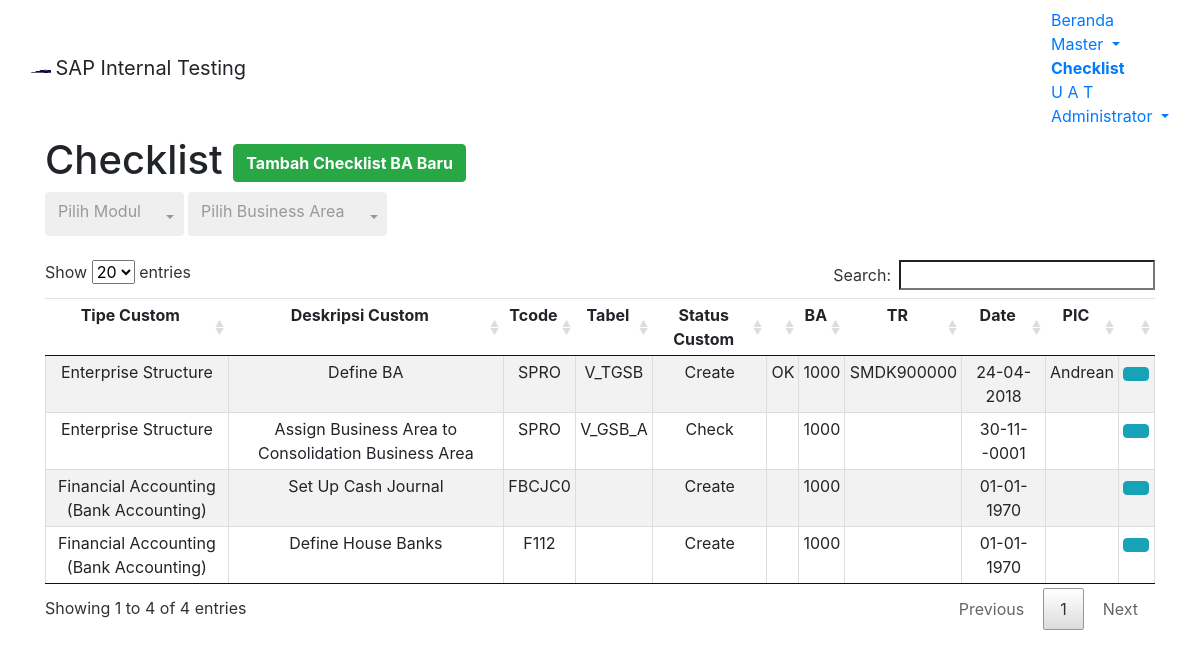
Screenshot of /module/home/checklist.php (signed in) with the database file from the repository.
### tables this page shows
CREATE TABLE `v_check` (
  `id` int(11) NOT NULL,
  `ctype` varchar(45) NOT NULL,
  `ctypedesc` varchar(255) NOT NULL,
  `ctcode` varchar(45) NOT NULL,
  `ctable` varchar(45) DEFAULT NULL,
  `cstat` varchar(45) NOT NULL,
  `cmodul` varchar(45) NOT NULL,
  `vcheck` varchar(45) DEFAULT NULL,
  `vcba` int(11) NOT NULL,
  `vctransreqs` varchar(45) DEFAULT NULL,
  `vcdate` date DEFAULT NULL,
  `vcpic` varchar(45) DEFAULT NULL
);

### module/home/checklist.php (the view, shortened to what this page needs)
<!DOCTYPE html>
<?php
	$root = "../../";
?>
 <html lang="en-US">
<head>
<link href="<?php echo $root; ?>assets/css/bootstrap.min.css" rel="stylesheet">
<link href="<?php echo $root; ?>assets/datatables/media/css/jquery.dataTables.min.css" rel="stylesheet">
<link href="<?php echo $root; ?>assets/bs-select/css/bootstrap-select.min.css" rel="stylesheet">
<body>
	<nav class="navbar navbar-default">
	  <div class="container-fluid">
		<div class="navbar-header">
		  <img alt="Samator" class="navbar-text" src="<?php echo $root; ?>assets/images/s-logo.png" width="20" height="20">
		  <a class="navbar-brand">SAP Internal Testing</a>
		</div>
		<ul class="nav navbar-nav navbar-right">
			<li><a href="<?php echo $root; ?>module/home/home.php">Beranda</a></li>
			<li class="dropdown">
				<a class="dropdown-toggle" data-toggle="dropdown" href="#">Master
				<span class="caret"></span></a>
			</li>
			<li class="active"><a href="<?php echo $root; ?>module/home/checklist.php"><b>Checklist</b></a></li>
			<li><a href="<?php echo $root; ?>module/home/uat.php">U A T</a></li>
			<li class="dropdown">
				<a class="dropdown-toggle" data-toggle="dropdown" href="#"><span class="glyphicon glyphicon-user" aria-hidden="true"></span>
				<?php echo $_SESSION["longname"]; ?>
				<span class="caret"></span></a>
			</li>
		</ul>
	  </div>
	</nav>
	<div class="container container-fluid">
		<h1>Checklist
			<button type="button" class="btn btn-success pull-right" data-toggle="modal" data-target="#modalAddCL"><span class="glyphicon glyphicon-plus"></span> <b>Tambah Checklist BA Baru</b></button>
		</h1>
	</div>
	<?php if ($_SESSION['modul']=="ABAP" || $_SESSION['modul']=="BASIS") { ?>
	<div class="container container-fluid">
	<?php } else {
		?> <div class="container container-fluid">
		<?php
	} ?>
	</div><br>
	<div class="container container-fluid">
		<table id="tableChecklist" class="table table-hover text-center table-striped compact cell-border">
			<thead>
				<tr>
					<td class="col-md-2"><b>Tipe Custom</b></td>
					<td class="col-md-3"><b>Deskripsi Custom</b></td>
					<td><b>Tcode</b></td>
					<td><b>Tabel</b></td>
					<td><b>Status Custom</b></td>
					<td><b><span class="glyphicon glyphicon-ok"></span></b></td>
					<td><b>BA</b></td>
					<td><b>TR</b></td>
					<td><b>Date</b></td>
					<td><b>PIC</b></td>
					<td></td>
				</tr>
			</thead>
			<tbody>
			<?php
				$con = mysqli_connect("localhost","root","","saptest");
				if ($_SESSION['modul']=="ABAP" || $_SESSION['modul']=="BASIS")
				{
					$query = "SELECT * FROM v_check";
				}
				else
				{
					$query = "SELECT * FROM v_check WHERE cmodul='$_SESSION[modul]'";
				}
				$result = mysqli_query($con,$query);
				while($row = mysqli_fetch_array($result,MYSQLI_ASSOC))
				{
					echo "<tr>";
						echo "<td style:'border=1px solid black'>".$row['ctype']."</td>";
						echo "<td style:'border=1px solid black'>".$row['ctypedesc']."</td>";
						echo "<td style:'border=1px solid black'>".$row['ctcode']."</td>";
						echo "<td style:'border=1px solid black'>".$row['ctable']."</td>";
						echo "<td style:'border=1px solid black'>".$row['cstat']."</td>";
						echo "<td style:'border=1px solid black'>".$row['vcheck']."</td>";
						echo "<td style:'border=1px solid black'>".$row['vcba']."</td>";
						echo "<td style:'border=1px solid black'>".$row['vctransreqs']."</td>";
						$origDate = $row['vcdate'];
						$newDate = date("d-m-Y", strtotime($origDate));
						echo "<td style:'border=1px solid black'>".$newDate."</td>";
						echo "<td style:'border=1px solid black'>".$row['vcpic']."</td>";
			?>
							<td><a type='button' class='btn btn-info btn-xs' data-toggle='modal' href="#modalEditCL<?php echo $row['id']; ?>"><span class='glyphicon glyphicon-pencil'></span></a>
			<?php
					echo "</tr>";
				}
			?>
			</tbody>
		</table>
	</div>
</body>

### rows the page displays
v_check: ctype "Enterprise Structure", ctypedesc "Define BA", ctcode "SPRO", ctable "V_TGSB", cstat "Create", vcheck "OK", vcba "1000", vctransreqs "SMDK900000", vcdate "24-04-2018", vcpic "Andrean"
v_check: ctype "Enterprise Structure", ctypedesc "Assign Business Area to Consolidation Business Area", ctcode "SPRO", ctable "V_GSB_A", cstat "Check", vcba "1000", vcdate "30-11--0001"
v_check: ctype "Financial Accounting (Bank Accounting)", ctypedesc "Set Up Cash Journal", ctcode "FBCJC0", cstat "Create", vcba "1000", newDate "01-01-1970"
v_check: ctype "Financial Accounting (Bank Accounting)", ctypedesc "Define House Banks", ctcode "F112", cstat "Create", vcba "1000", newDate "01-01-1970"

### other values shown
$_SESSION["longname"] "Administrator"
